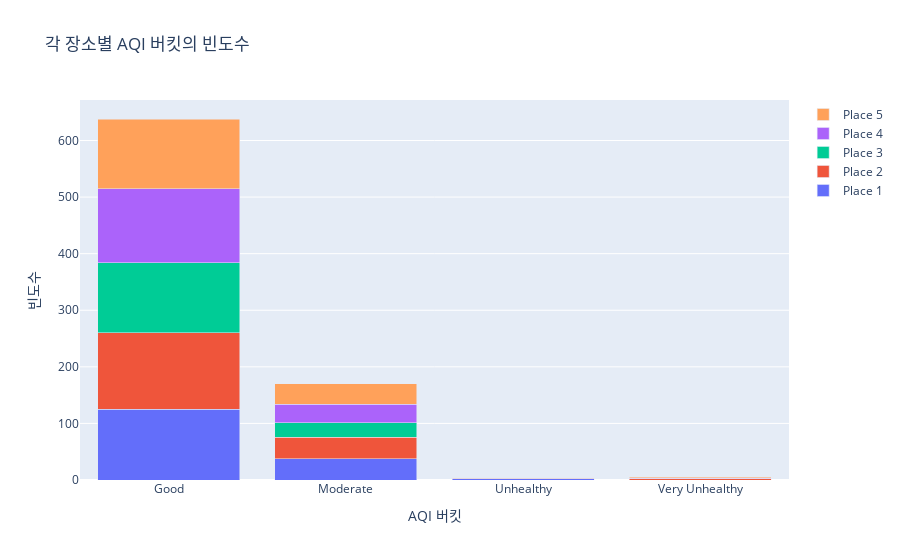

Notebook source saved alongside this figure:
### Code cell
# 각 장소별 AQI 버킷의 빈도수 계산
freq_data = df_resampled.groupby(['Place', 'AQI_Bucket']).size().unstack(fill_value=0)

# 막대 그래프 생성
fig = go.Figure()

for place in range(1, 6):
    fig.add_trace(go.Bar(x=freq_data.columns, y=freq_data.loc[place], name=f'Place {place}'))

# 레이아웃 설정
fig.update_layout(barmode='stack', title="각 장소별 AQI 버킷의 빈도수", xaxis_title="AQI 버킷", yaxis_title="빈도수")

# 그래프 출력
fig.show()

### Figure 1 — Plotly figure (JSON) as saved in the notebook; plotly's stock layout.template omitted (floating-point values rounded to 4 significant figures)
{"data": [{"name": "Place 1", "type": "bar", "x": ["Good", "Moderate", "Unhealthy", "Very Unhealthy"], "y": [125, 38, 2, 0]}, {"name": "Place 2", "type": "bar", "x": ["Good", "Moderate", "Unhealthy", "Very Unhealthy"], "y": [135, 38, 1, 2]}, {"name": "Place 3", "type": "bar", "x": ["Good", "Moderate", "Unhealthy", "Very Unhealthy"], "y": [124, 25, 1, 0]}, {"name": "Place 4", "type": "bar", "x": ["Good", "Moderate", "Unhealthy", "Very Unhealthy"], "y": [131, 33, 0, 1]}, {"name": "Place 5", "type": "bar", "x": ["Good", "Moderate", "Unhealthy", "Very Unhealthy"], "y": [123, 36, 0, 2]}], "layout": {"barmode": "stack", "title": {"text": "각 장소별 AQI 버킷의 빈도수"}, "xaxis": {"title": {"text": "AQI 버킷"}}, "yaxis": {"title": {"text": "빈도수"}}}}
